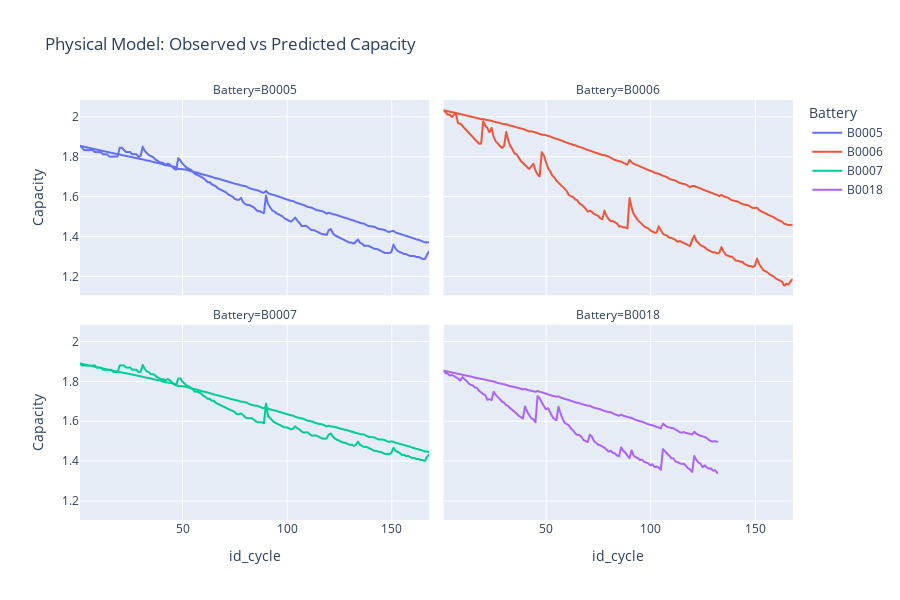

Notebook source saved alongside this figure:
### Code cell
# Apply physical model to each battery
battery_summaries = {}
for battery in cycle_summary['Battery'].unique():
    df_battery = cycle_summary[cycle_summary['Battery'] == battery].copy()
    df_battery = predict_capacity_physical_model(df_battery.reset_index(drop=True))
    battery_summaries[battery] = df_battery

# Combine for plotting
df_physical = pd.concat(battery_summaries.values(), ignore_index=True)

# Plot physical model predictions
fig_physical = px.line(
    df_physical,
    x='id_cycle',
    y=['capacity', 'capacity_physical'],
    color='Battery',
    facet_col='Battery',
    facet_col_wrap=2,
    title='Physical Model: Observed vs Predicted Capacity',
    labels={'value': 'Capacity', 'variable': 'Type'}
)
fig_physical.update_layout(height=600)
fig_physical

### Figure 1 — Plotly figure (JSON) as saved in the notebook; plotly's stock layout.template omitted (floating-point values rounded to 4 significant figures; data arrays with more than 128 entries replaced by an {"elided": "..."} marker saying what was removed)
{"data": [{"hovertemplate": "Battery=B0005<br>Type=capacity<br>id_cycle=%{x}<br>Capacity=%{y}<extra></extra>", "legendgroup": "B0005", "line": {"color": "#636efa", "dash": "solid"}, "marker": {"symbol": "circle"}, "mode": "lines", "name": "B0005", "showlegend": true, "type": "scattergl", "x": {"elided": "168 int values"}, "xaxis": "x3", "y": {"elided": "168 float values"}, "yaxis": "y3"}, {"hovertemplate": "Battery=B0005<br>Type=capacity_physical<br>id_cycle=%{x}<br>Capacity=%{y}<extra></extra>", "legendgroup": "B0005", "line": {"color": "#636efa", "dash": "solid"}, "marker": {"symbol": "circle"}, "mode": "lines", "name": "B0005", "showlegend": false, "type": "scattergl", "x": {"elided": "168 int values"}, "xaxis": "x3", "y": {"elided": "168 float values"}, "yaxis": "y3"}, {"hovertemplate": "Battery=B0006<br>Type=capacity<br>id_cycle=%{x}<br>Capacity=%{y}<extra></extra>", "legendgroup": "B0006", "line": {"color": "#EF553B", "dash": "solid"}, "marker": {"symbol": "circle"}, "mode": "lines", "name": "B0006", "showlegend": true, "type": "scattergl", "x": {"elided": "168 int values"}, "xaxis": "x4", "y": {"elided": "168 float values"}, "yaxis": "y4"}, {"hovertemplate": "Battery=B0006<br>Type=capacity_physical<br>id_cycle=%{x}<br>Capacity=%{y}<extra></extra>", "legendgroup": "B0006", "line": {"color": "#EF553B", "dash": "solid"}, "marker": {"symbol": "circle"}, "mode": "lines", "name": "B0006", "showlegend": false, "type": "scattergl", "x": {"elided": "168 int values"}, "xaxis": "x4", "y": {"elided": "168 float values"}, "yaxis": "y4"}, {"hovertemplate": "Battery=B0007<br>Type=capacity<br>id_cycle=%{x}<br>Capacity=%{y}<extra></extra>", "legendgroup": "B0007", "line": {"color": "#00cc96", "dash": "solid"}, "marker": {"symbol": "circle"}, "mode": "lines", "name": "B0007", "showlegend": true, "type": "scattergl", "x": {"elided": "168 int values"}, "xaxis": "x", "y": {"elided": "168 float values"}, "yaxis": "y"}, {"hovertemplate": "Battery=B0007<br>Type=capacity_physical<br>id_cycle=%{x}<br>Capacity=%{y}<extra></extra>", "legendgroup": "B0007", "line": {"color": "#00cc96", "dash": "solid"}, "marker": {"symbol": "circle"}, "mode": "lines", "name": "B0007", "showlegend": false, "type": "scattergl", "x": {"elided": "168 int values"}, "xaxis": "x", "y": {"elided": "168 float values"}, "yaxis": "y"}, {"hovertemplate": "Battery=B0018<br>Type=capacity<br>id_cycle=%{x}<br>Capacity=%{y}<extra></extra>", "legendgroup": "B0018", "line": {"color": "#ab63fa", "dash": "solid"}, "marker": {"symbol": "circle"}, "mode": "lines", "name": "B0018", "showlegend": true, "type": "scattergl", "x": {"elided": "132 int values"}, "xaxis": "x2", "y": {"elided": "132 float values"}, "yaxis": "y2"}, {"hovertemplate": "Battery=B0018<br>Type=capacity_physical<br>id_cycle=%{x}<br>Capacity=%{y}<extra></extra>", "legendgroup": "B0018", "line": {"color": "#ab63fa", "dash": "solid"}, "marker": {"symbol": "circle"}, "mode": "lines", "name": "B0018", "showlegend": false, "type": "scattergl", "x": {"elided": "132 int values"}, "xaxis": "x2", "y": {"elided": "132 float values"}, "yaxis": "y2"}], "layout": {"annotations": [{"font": {}, "showarrow": false, "text": "Battery=B0007", "x": 0.245, "xanchor": "center", "xref": "paper", "y": 0.465, "yanchor": "bottom", "yref": "paper"}, {"font": {}, "showarrow": false, "text": "Battery=B0018", "x": 0.755, "xanchor": "center", "xref": "paper", "y": 0.465, "yanchor": "bottom", "yref": "paper"}, {"font": {}, "showarrow": false, "text": "Battery=B0005", "x": 0.245, "xanchor": "center", "xref": "paper", "y": 1.0, "yanchor": "bottom", "yref": "paper"}, {"font": {}, "showarrow": false, "text": "Battery=B0006", "x": 0.755, "xanchor": "center", "xref": "paper", "y": 1.0, "yanchor": "bottom", "yref": "paper"}], "height": 600, "legend": {"title": {"text": "Battery"}, "tracegroupgap": 0}, "title": {"text": "Physical Model: Observed vs Predicted Capacity"}, "xaxis": {"anchor": "y", "domain": [0, 0.49], "title": {"text": "id_cycle"}}, "xaxis2": {"anchor": "y2", "domain": [0.51, 1], "matches": "x", "title": {"text": "id_cycle"}}, "xaxis3": {"anchor": "y3", "domain": [0, 0.49], "matches": "x", "showticklabels": false}, "xaxis4": {"anchor": "y4", "domain": [0.51, 1], "matches": "x", "showticklabels": false}, "yaxis": {"anchor": "x", "domain": [0, 0.465], "title": {"text": "Capacity"}}, "yaxis2": {"anchor": "x2", "domain": [0, 0.465], "matches": "y", "showticklabels": false}, "yaxis3": {"anchor": "x3", "domain": [0.535, 1.0], "matches": "y", "title": {"text": "Capacity"}}, "yaxis4": {"anchor": "x4", "domain": [0.535, 1.0], "matches": "y", "showticklabels": false}}}
